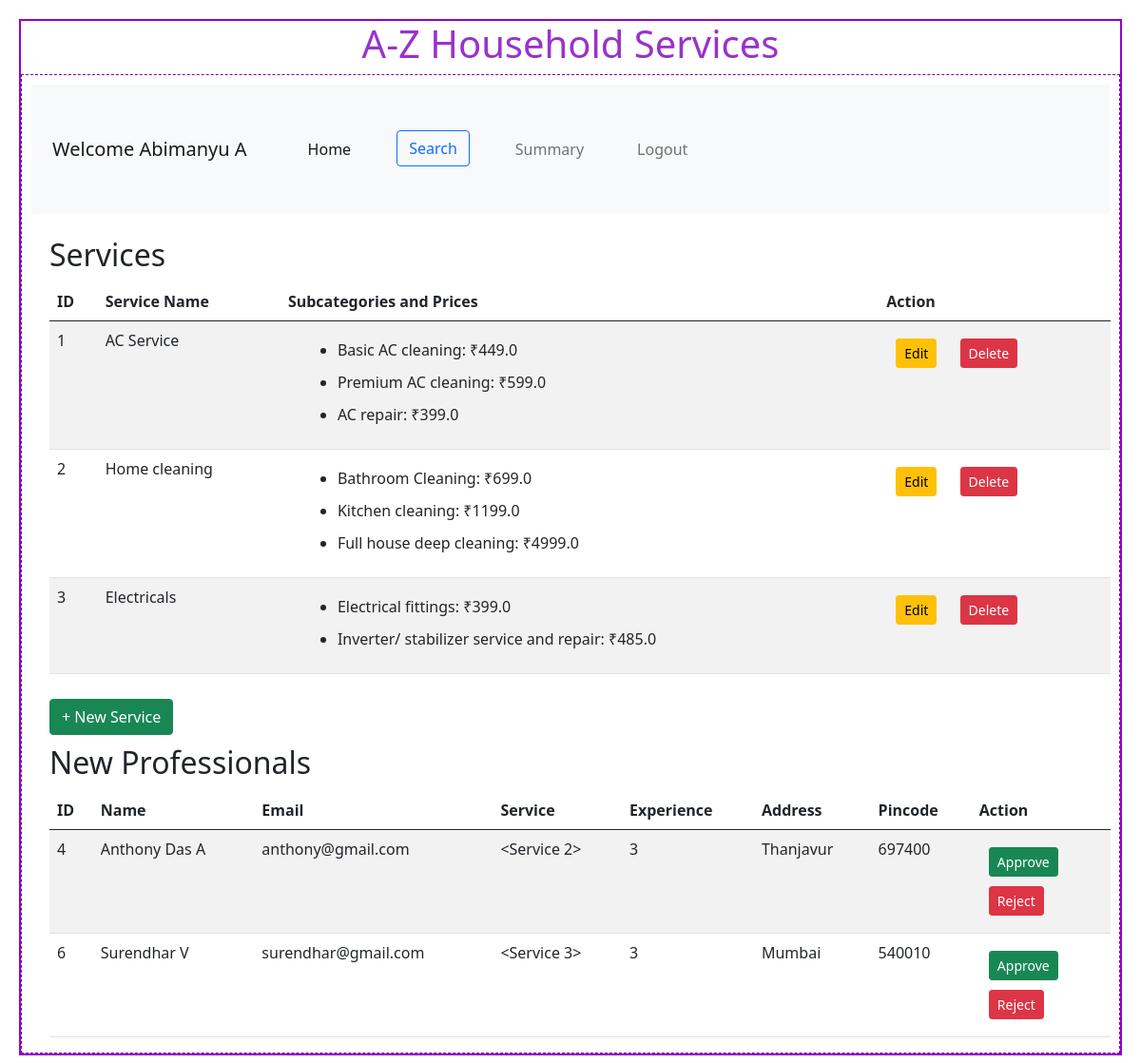
Screenshot of /admin/Abimanyu A with the database file from the repository.
### backend/models.py (models this page shows)
class Service(db.Model):
    __tablename__ = "service"
    id = db.Column(db.Integer, primary_key=True, autoincrement=True)
    name = db.Column(db.String, nullable=False)
    description = db.Column(db.String, nullable=False)
    status = db.Column(db.String(20), default="active", nullable=False)  # Active/Inactive
    subcategories = db.relationship(
        'Subcategory',
        cascade="all, delete",
        backref="service",
        lazy=True
    )
    service_requests = db.relationship(
        'ServiceRequest',
        cascade="all, delete",
        backref="service",
        lazy=True
    )

class Subcategory(db.Model):
    id = db.Column(db.Integer, primary_key=True)
    service_id = db.Column(db.Integer, db.ForeignKey('service.id'), nullable=False)
    name = db.Column(db.String(100), nullable=False)
    description = db.Column(db.Text, nullable=False)
    price = db.Column(db.Float, nullable=False)

class ProfessionalDetails(db.Model):
    __tablename__ = "professional_details"
    id = db.Column(db.Integer, primary_key=True, autoincrement=True)
    email = db.Column(db.String, unique=True, nullable=False)
    password = db.Column(db.String, nullable=False)
    role = db.Column(db.Integer, default=1, nullable=False)  # 0 = admin, 1 = professional
    name = db.Column(db.String, nullable=False)
    service_id = db.Column(db.Integer, db.ForeignKey('service.id'), nullable=False)  # Foreign key to Service
    experience = db.Column(db.Integer, nullable=False)
    address = db.Column(db.String, nullable=False)
    pincode = db.Column(db.Integer, nullable=False)
    status = db.Column(db.String(20), default="Pending")
    is_available = db.Column(db.Boolean, default=True)
    service = db.relationship('Service', backref='professionals')
    service_requests = db.relationship(
        'ServiceRequest',
        cascade="all, delete",
        backref="professional",
        lazy=True
    )

### backend/controllers.py (the view)
@app.route("/admin/<name>")
def admin_dashboard(name):
    services=Service.query.all()
    pending_professionals = ProfessionalDetails.query.filter_by(status='Pending').all()
    return render_template("admin_dashboard.html", name=name, services=services, pending_professionals=pending_professionals)

### templates/admin_dashboard.html
{%extends "admin_layout.html"%}
{%block content%}
            <div class="container mt-4">
                 {%if services%}
                <h2>Services</h2>
                <table class="table table-striped">
                    <thead>
                        <tr>
                            <th>ID</th>
                            <th>Service Name</th>
                            <th>Subcategories and Prices</th>
                            <th>Action</th>
                        </tr>
                    </thead>
                    <tbody>
                        {% for service in services %}
                        <tr>
                            <td>{{ service.id }}</td>
                            <td>{{ service.name }}</td>
                            <td>
                                {% if service.subcategories %}
                                    <ul>
                                        {% for subcategory in service.subcategories %}
                                        <li>{{ subcategory.name }}: ₹{{ subcategory.price }}</li>
                                        {% endfor %}
                                    </ul>
                                {% else %}
                                    No subcategories available.
                                {% endif %}
                            </td>
                            <td>
                                <a href="{{ url_for('edit_service', service_id=service.id, name=service.name) }}" class="btn btn-sm btn-warning">Edit</a>
                                <form action="{{ url_for('delete_service', service_id=service.id, name=service.name) }}" method="POST" style="display:inline;">
                                    <button type="submit" class="btn btn-sm btn-danger" onclick="return confirm('Are you sure you want to delete this service?');">Delete</button>
                                </form>
                            </td>
                        </tr>
                        {%endfor%}
                    </tbody>
                </table>
                {%else%}
                <h3 class="center">No Services Available!</h3>
                {%endif%}
                <a href="/service/{{name}}" button type="button" class="btn btn-success">+ New Service</a>
                <h2>New Professionals</h2>
                {% if pending_professionals %}
                    <table class="table table-striped">
                        <thead>
                            <tr>
                                <th>ID</th>
                                <th>Name</th>
                                <th>Email</th>
                                <th>Service</th>
                                <th>Experience</th>
                                <th>Address</th>
                                <th>Pincode</th>
                                <th>Action</th>
                            </tr>
                        </thead>
                        <tbody>
                            {% for professional in pending_professionals %}
                                <tr>
                                    <td>{{ professional.id }}</td>
                                    <td>{{ professional.name }}</td>
                                    <td>{{ professional.email }}</td>
                                    <td>{{ professional.service }}</td>
                                    <td>{{ professional.experience }}</td>
                                    <td>{{ professional.address }}</td>
                                    <td>{{ professional.pincode }}</td>
                                    <td>
                                        <form method="POST" action="{{ url_for('approve_professional', professional_id=professional.id, name=name) }}">
                                            <button type="submit" class="btn btn-sm btn-success">Approve</button>
                                        </form>
                                        <form method="POST" action="{{ url_for('reject_professional', professional_id=professional.id, name=name) }}">
                                            <button type="submit" class="btn btn-sm btn-danger">Reject</button>
                                        </form>
                                    </td>
                                </tr>
                            {% endfor %}
                        </tbody>
                    </table>
                {% else %}
                    <p>No new professional requests at the moment.</p>
                {% endif %}
{%endblock%}

### static/styles/main.css (style rules this page uses)
* { margin:10px; }

### rows the page displays
Service: id "1", name "AC Service"
Subcategory: name "Basic AC cleaning", price "449.0"
Subcategory: name "Premium AC cleaning", price "599.0"
Subcategory: name "AC repair", price "399.0"
Service: id "2", name "Home cleaning"
Subcategory: name "Bathroom Cleaning", price "699.0"
Subcategory: name "Kitchen cleaning", price "1199.0"
Subcategory: name "Full house deep cleaning", price "4999.0"
Service: id "3", name "Electricals"
Subcategory: name "Electrical fittings", price "399.0"
Subcategory: name "Inverter/ stabilizer service and repair", price "485.0"
ProfessionalDetails: id "4", name "Anthony Das A", email "anthony@gmail.com", service "<Service 2>", experience "3", address "Thanjavur", pincode "697400"
ProfessionalDetails: id "6", name "Surendhar V", email "surendhar@gmail.com", service "<Service 3>", experience "3", address "Mumbai", pincode "540010"

### other values shown
{{ name }} "Abimanyu A"
